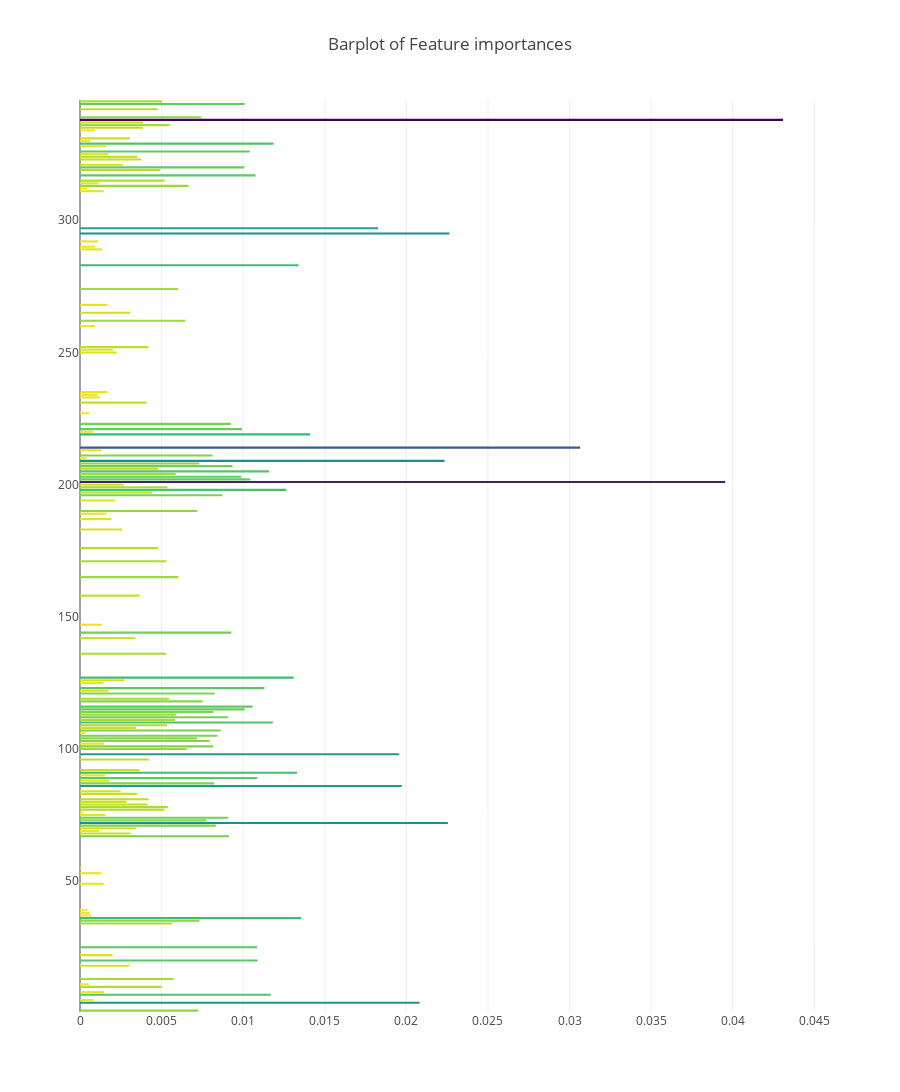

Write notebook code for a chart like this one.
### Code cell
x, y = (list(x) for x in zip(*sorted(zip(gb.feature_importances_, features), reverse = False)))
trace2 = go.Bar(
    x=x,
    y=y,
    marker=dict(
        color=x,
        colorscale = 'Viridis',
        reversescale = True
    ),
    name='Gradient Boosting Classifer Feature importance',
    orientation='h',
)

layout = dict(
    title='Barplot of Feature importances',
     width = 900, height = 2000,
    yaxis=dict(
        showgrid=False,
        showline=False,
        showticklabels=True,
    ))

fig1 = go.Figure(data=[trace2])
fig1['layout'].update(layout)
py.iplot(fig1, filename='plots')

### Figure 1 — Plotly figure (JSON) as saved in the notebook; plotly's stock layout.template omitted (floating-point values rounded to 4 significant figures; data arrays with more than 128 entries replaced by an {"elided": "..."} marker saying what was removed)
{"data": [{"marker": {"color": {"elided": "345 float values"}, "colorscale": "Viridis", "reversescale": true}, "name": "Gradient Boosting Classifer Feature importance", "orientation": "h", "type": "bar", "x": {"elided": "345 float values"}, "y": {"elided": "345 str values"}}], "layout": {"height": 2000, "title": "Barplot of Feature importances", "width": 900, "yaxis": {"showgrid": false, "showline": false, "showticklabels": true}}}
